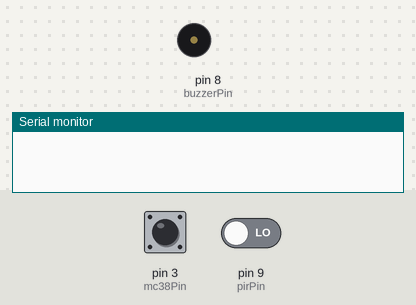
This sketch was run on a simulated Arduino Uno, built with avr-gcc and run on an emulated ATmega328P. Parts: buzzer (waves = sounding, pin HIGH), the last lines printed to the serial monitor. The test bench sets the inputs (shaded band); at power-on: pin 9 (pirPin) LOW, pin 3 (mc38Pin) HIGH.

Above: at 4.2 s.
4.3 s: pin 9 (pirPin) driven LOW
5.8 s: pin 9 (pirPin) driven HIGH
At 6.2 s:
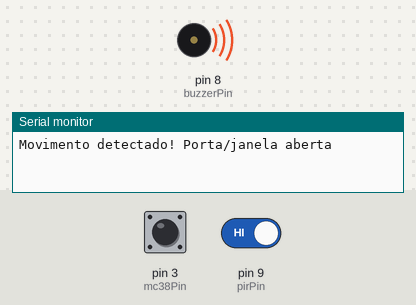
Timing chart, 0 to 12.9 s (numbered marks = the images above; inputs shaded):
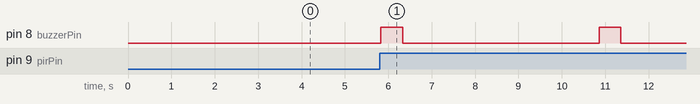

The sketch:

sensorArduino.ino
```cpp
#include <SoftwareSerial.h>

// Pinos do Arduino
const int pirPin = 9;        // Pino conectado ao OUT do sensor PIR
const int buzzerPin = 8;     // Pino conectado ao buzzer
const int mc38Pin = 3;       // Pino conectado ao sensor MC38

unsigned long lastTriggerTime = 0;  // Para controlar o tempo entre detecções do PIR
const unsigned long debounceTime = 5000;  // Tempo mínimo entre alertas (5 segundos)

SoftwareSerial BTSerial(10, 11); // RX, TX do HC-05

void setup() {
  pinMode(pirPin, INPUT);    // Configura o PIR como entrada
  pinMode(mc38Pin, INPUT_PULLUP); // Configura o MC38 como entrada com pull-up interno
  pinMode(buzzerPin, OUTPUT); // Configura o buzzer como saída

  Serial.begin(9600);        // Inicializa a comunicação serial para debug
  BTSerial.begin(9600);      // Inicializa a comunicação Bluetooth
}

void loop() {
  int pirState = digitalRead(pirPin);  // Lê o estado do PIR
  int mc38State = digitalRead(mc38Pin); // Lê o estado do MC38
  unsigned long currentTime = millis();

  if (pirState == HIGH && (currentTime - lastTriggerTime > debounceTime) && mc38State == HIGH) {
    Serial.println("Movimento detectado! Porta/janela aberta");
    BTSerial.println("ALERTA: Intruso detectado!");  // Envia mensagem via Bluetooth

    digitalWrite(buzzerPin, HIGH);  // Ativa o buzzer
    delay(500);
    digitalWrite(buzzerPin, LOW);  // Desativa o buzzer
    lastTriggerTime = currentTime; // Atualiza o último tempo de ativação
  }

  delay(100);  // Pequena pausa para estabilidade
}
```

Measured:
- after the input at 4.3 s, every drawn part: stays the same
- after the input at 5.8 s, pin 8 (buzzerPin): alternates HIGH for 0.50 s and LOW for 4.5 s, starting at once
